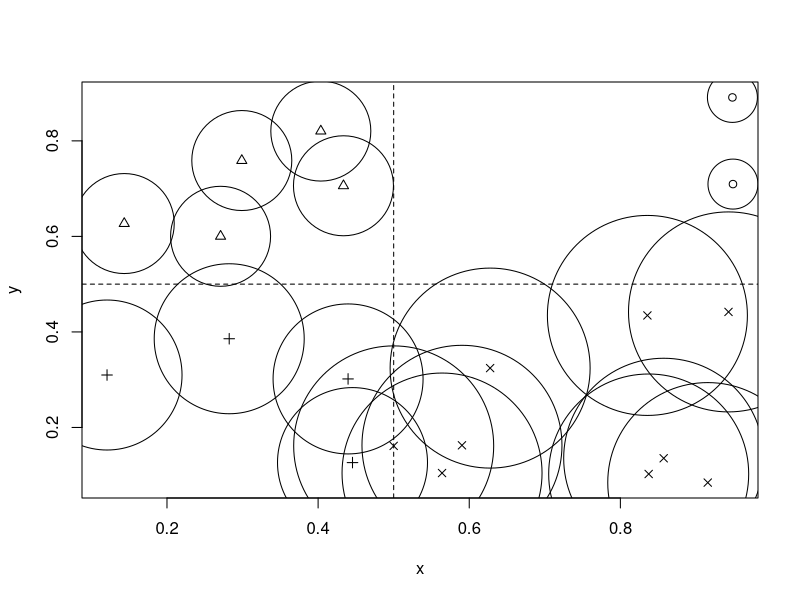
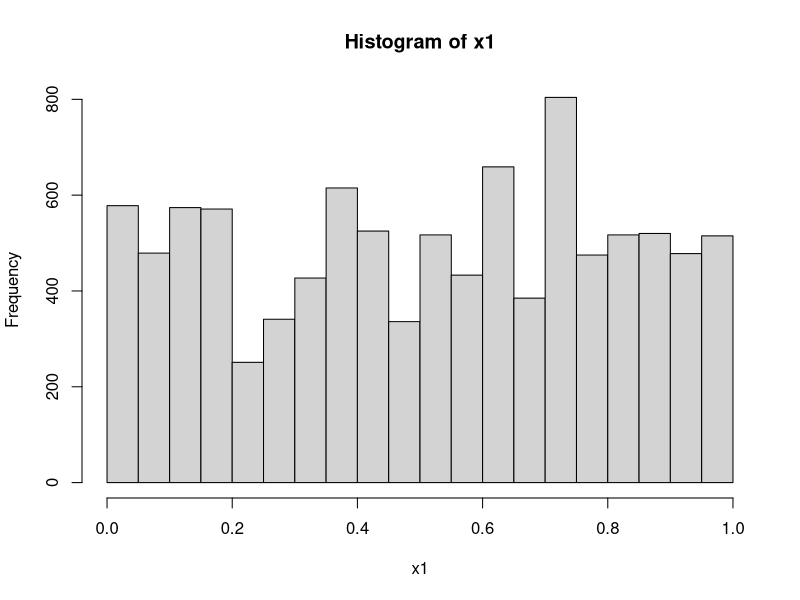
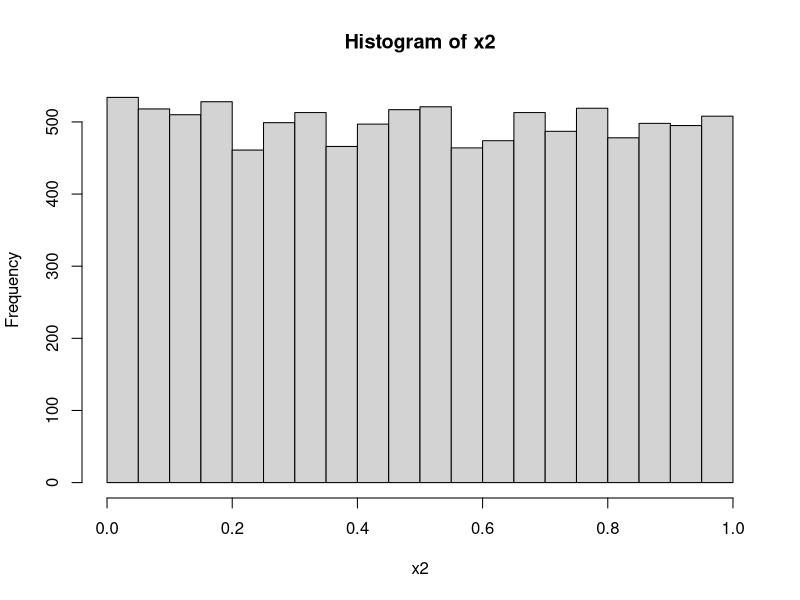
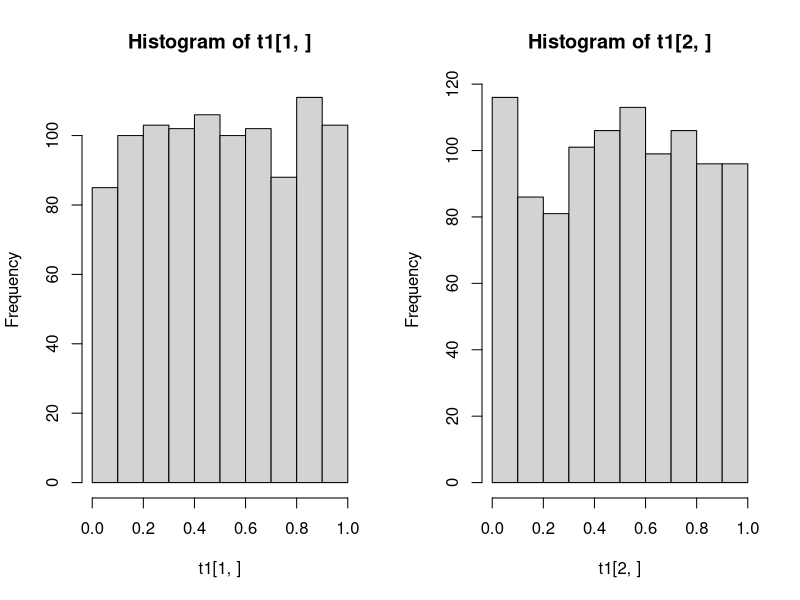
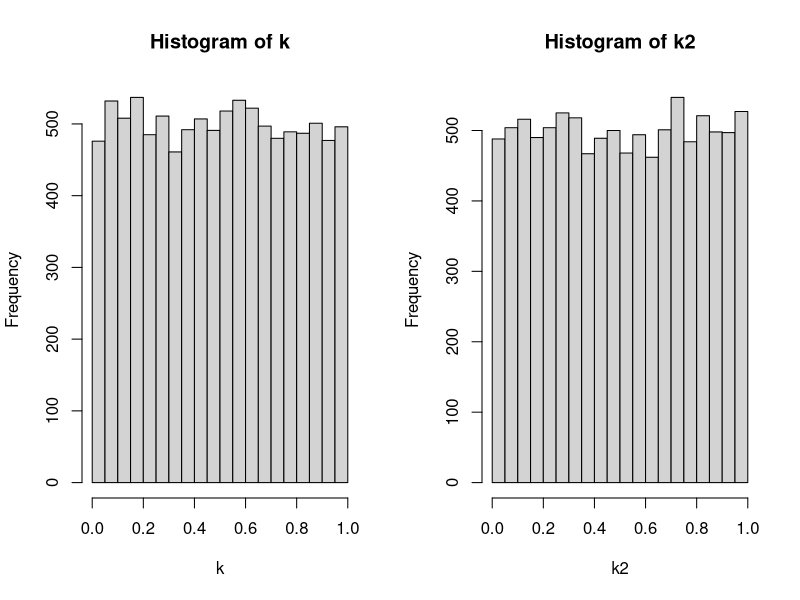
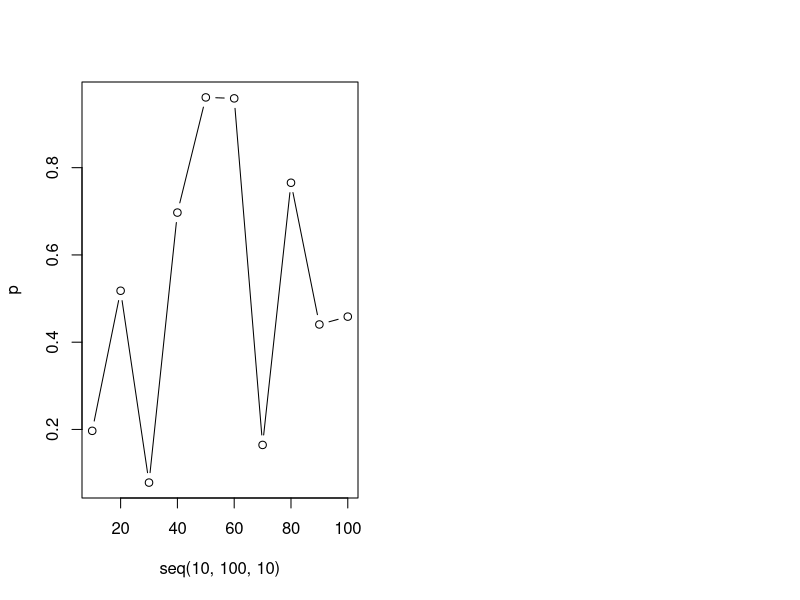

Generate these figures, in order, with R:
##-HW1-################
#1(a)
rep(seq(0,4), each = 5)

#1(b)
seq(1:5) + rep(0:4, each = 5)

#1(C) 
x <- c("red","yellow","blue","green","magenta","cyan")
i <- seq(1:3) + rep(0:3, each = 3)
x[i]


#2(a)-################
library(spatstat)

mindist <- function(x, y){
 min(nndist(x, y))
}

x <- runif(20)
y <- runif(20)
mindist(x, y)

#2(b)
grid <- function(x){
  if(x[1] > 0.5 && x[2] > 0.5){index <- 1
  }else if(x[1] < 0.5 && x[2] > 0.5){index <- 2
  }else if(x[1] < 0.5 && x[2] < 0.5){index <- 3
  }else {index <- 4}
}
xy <- rbind(x,y)
index <- apply(xy, 2, grid)

plot(x, y, pch=index)
abline(h = 0.5, v = 0.5, lty=2)

#2(c)
symbols(x, y, circles = index, add = T)


#3-################
gcd = function(a,b){
  if (b==0) a else gcd(b, a %% b) 
}

lcm = function(c,d){
  return(c * d / gcd(c,d)) 
}


#4(a)-################
midsqur <- function(seed,times){
  numvector <- NULL
  for(i in 1:times){
    num <- seed * seed
    seed <- (num%/%1000) %% 1000000
    numvector <- c(numvector,seed)
  }
  return(numvector)
}

x <- ceiling(runif(1, 0, 999999)) #seed
x1 <- midsqur(x, 10000)
x1 <- (x1 / 10^6)
hist(x1)
ks.test(x1, y = "punif")

for(i in 1:length(x1)){
  y <- x1[i] - x1
  yc <- x1[which(y == 0)]
}
table(yc)


#4(b)
x1 <- 0.6
x2 <- 0
for (i in 1:10000){
  x1 <- (69069*x1) %% 2^32
  x2 <- c(x2, x1)
}
x2 <- x2[-1] / 2^32
hist(x2)

v <- floor(x2 * 10) 
chisq.test(table(v))
ks.test(x2, y = "punif")


#4(c)
xi <- rnorm(1, 0, 1)
yi <- rnorm(1, 0, 1)
zi <- rnorm(1, 0, 1)
vector <- NULL

for (j in 1:10000) {
  xi <- (171*xi) %% 30269
  yi <- (172*yi) %% 30307
  zi <- (170*zi) %% 30323
  ui <- ((xi/30269) + (yi/30307) + (zi/30323)) %% 1
  vector <- c(vector, ui)
}

v <- floor(x2 * 10) 
chisq.test(table(v))
ks.test(vector, y = "punif")


#5(a)-################
t1 <- NULL
be <- 10000/15
for (i in 1:1000) {
  a1 <- sample(c(1:15), 10000, T)
  a2 <- ceiling(15 * runif(10000))
  b1 <- table(a1)
  b2 <- table(a2)
  c1 <- sum((b1-be)^2 / be)
  c2 <- sum((b2-be)^2 / be)
  d1 <- pchisq(c1, 14)
  d2 <- pchisq(c2, 14)
  t1 <- cbind(t1,c(d1,d2))
}
par(mfrow = c(1, 2))
hist(t1[1,])
hist(t1[2,])

v1 <- table(floor(t1[1,] * 10))
chisq.test(v1)
v2 <- table(floor(t1[2,] * 10))
chisq.test(v2)

#5(b)
casio <- function(seed, times){
  phi <- (1+sqrt(5)) / 2
  uvector <- NULL
  for(i in 1:times){
    seed <- ((phi+seed)^5) %% 1
    uvector <- c(uvector,seed)
  }
  return(uvector)
}

casio2 <- function(seed,times){
  uvector <- NULL
  for(i in 1:times){
    seed <- ((sqrt(2)+seed)^5) %% 1
    uvector <- c(uvector,seed)
  }
  return(uvector)
}

l <- runif(1, 0, 1)
k <- casio(l, 10000)
k2 <- casio2(l, 10000)
par(mfrow = c(1, 2))
hist(k)
hist(k2)

v1 <- floor(k * 10)
chisq.test(table(v1))
v2 <- floor(k2 * 10)
chisq.test(table(v2))

#6
fibonacci <- function(seed,n){ 
  m=length(seed)-1 #seed is a vector
  #m隨seed的元素個數變化
  #-1的目的從最後一個數開始加
  for (j in 1:n) { 
    x=(seed[j]+seed[j+m]) %% 1
    seed=c(seed,x)
  }
  return(seed[-c(1:(m+1))])
}

p<-NULL
for(i in 1:10){
  k<-runif(10*i, 0, 1)
  k<-fibonacci(k,10000)
  pvector<-chisq.test(table(ceiling(k*10)/10))$p.value
  p<-c(p,pvector)
}

plot(seq(10, 100, 10), p, type = "b")
